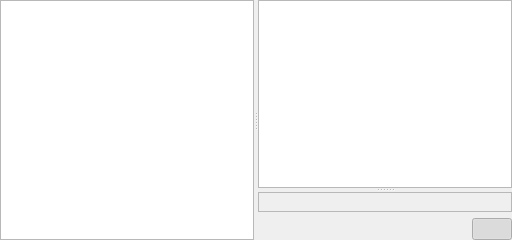
          <widget class="QWidget" name="lytTabOutline">
           <attribute name="title">
            <string>Outline</string>
           </attribute>
           <layout class="QVBoxLayout" name="verticalLayout_27">
            <property name="leftMargin">
             <number>0</number>
            </property>
            <property name="topMargin">
             <number>0</number>
            </property>
            <property name="rightMargin">
             <number>0</number>
            </property>
            <property name="bottomMargin">
             <number>0</number>
            </property>
            <item>
             <widget class="QSplitter" name="splitterOutlineH">
              <property name="orientation">
               <enum>Qt::Horizontal</enum>
              </property>
              <widget class="plotTreeView" name="lstOutlinePlots">
               <property name="dragEnabled">
                <bool>true</bool>
               </property>
               <property name="dragDropMode">
                <enum>QAbstractItemView::DragOnly</enum>
               </property>
               <attribute name="headerVisible">
                <bool>false</bool>
               </attribute>
               <column>
                <property name="text">
                 <string notr="true">1</string>
                </property>
               </column>
              </widget>
              <widget class="QWidget" name="layoutWidget">
               <layout class="QVBoxLayout" name="verticalLayout_14">
                <item>
                 <widget class="QSplitter" name="splitterOutlineV">
                  <property name="orientation">
                   <enum>Qt::Vertical</enum>
                  </property>
                  <widget class="outlineView" name="treeOutlineOutline">
                   <property name="dragEnabled">
                    <bool>true</bool>
                   </property>
                   <property name="dragDropMode">
                    <enum>QAbstractItemView::DragDrop</enum>
                   </property>
                   <property name="defaultDropAction">
                    <enum>Qt::MoveAction</enum>
                   </property>
                   <property name="selectionMode">
                    <enum>QAbstractItemView::ExtendedSelection</enum>
                   </property>
                   <attribute name="headerStretchLastSection">
                    <bool>false</bool>
                   </attribute>
                  </widget>
                  <widget class="QFrame" name="frame">
                   <property name="frameShape">
                    <enum>QFrame::StyledPanel</enum>
                   </property>
                   <property name="frameShadow">
                    <enum>QFrame::Raised</enum>
                   </property>
                   <layout class="QVBoxLayout" name="verticalLayout_13">
                    <item>
                     <widget class="basicItemView" name="outlineItemEditor" native="true"/>
                    </item>
                   </layout>
                  </widget>
                 </widget>
                </item>
                <item>
                 <layout class="QHBoxLayout" name="horizontalLayout_18">
                  <item>
                   <widget class="QPushButton" name="btnOutlineAddFolder">
                    <property name="text">
                     <string/>
                    </property>
                    <property name="icon">
                     <iconset theme="folder-new">
                      <normaloff>.</normaloff>.</iconset>
                    </property>
                    <property name="flat">
                     <bool>true</bool>
                    </property>
                   </widget>
                  </item>
                  <item>
                   <widget class="QPushButton" name="btnOutlineAddText">
                    <property name="text">
                     <string/>
                    </property>
                    <property name="icon">
                     <iconset theme="document-new">
                      <normaloff>.</normaloff>.</iconset>
                    </property>
                    <property name="flat">
                     <bool>true</bool>
                    </property>
                   </widget>
                  </item>
                  <item>
                   <widget class="QPushButton" name="btnOutlineRemoveItem">
                    <property name="text">
                     <string/>
                    </property>
                    <property name="icon">
                     <iconset theme="list-remove">
                      <normaloff>.</normaloff>.</iconset>
                    </property>
                    <property name="flat">
                     <bool>true</bool>
                    </property>
                   </widget>
                  </item>
                  <item>
                   <spacer name="horizontalSpacer">
                    <property name="orientation">
                     <enum>Qt::Horizontal</enum>
                    </property>
                    <property name="sizeHint" stdset="0">
                     <size>
                      <width>40</width>
                      <height>20</height>
                     </size>
                    </property>
                   </spacer>
                  </item>
                  <item>
                   <widget class="QPushButton" name="btnPlanShowDetails">
                    <property name="text">
                     <string/>
                    </property>
                    <property name="icon">
                     <iconset theme="text-x-generic">
                      <normaloff>.</normaloff>.</iconset>
                    </property>
                    <property name="checkable">
                     <bool>true</bool>
                    </property>
                    <property name="checked">
                     <bool>true</bool>
                    </property>
                    <property name="flat">
                     <bool>true</bool>
                    </property>
                   </widget>
                  </item>
                 </layout>
                </item>
               </layout>
              </widget>
             </widget>
            </item>
           </layout>
          </widget>
